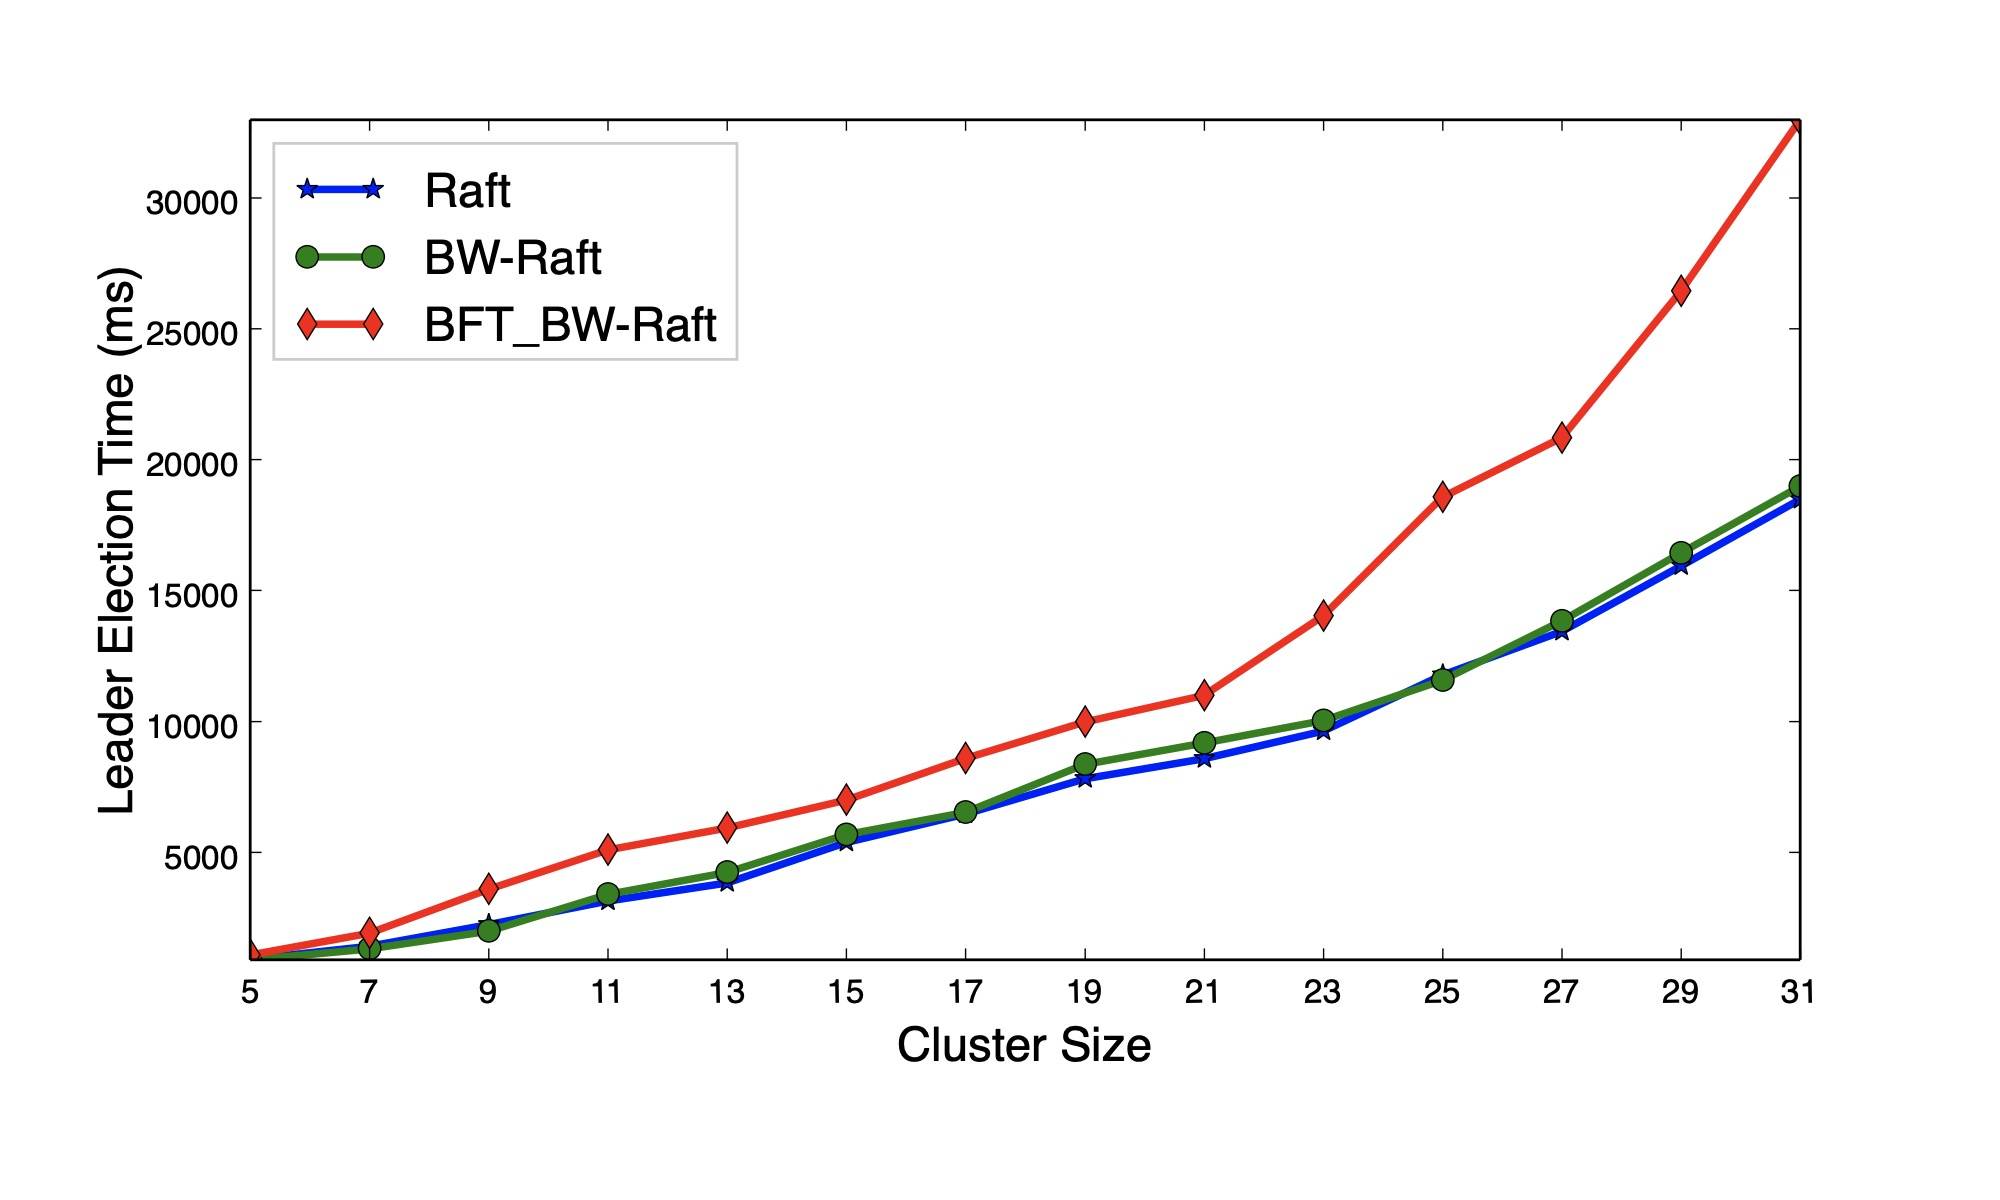

Python code for this plot:
# -*- coding: utf-8 -*-
import matplotlib.pyplot as plt

x =  [5, 7, 9, 11, 13, 15, 17, 19, 21, 23, 25, 27, 29, 31]
x_ticks = [str(v) for v in list(x)]
y_Raft =  [928, 1423, 2250, 3152, 3843,  5389, 6478, 7821, 8589, 9645, 11784, 13451, 15949, 18495]
y_BWRaft = [900, 1323, 2000, 3404, 4243,  5689, 6540, 8371, 9189, 10045, 11584, 13851, 16449, 18995]
y_BFT_BWRaft = [1090, 1923, 3600, 5104, 5943,  7009, 8600, 9991, 11009, 14045, 18584, 20851, 26449, 32995]

# plt.xlim(20, 260)  # 限定横轴的范围
# plt.ylim(350, 14000)  # 限定纵轴的范围

font1 = {'family': '',
'weight': 'normal',
'size': 17,
}

plt.figure(figsize=(10, 6), dpi=500)

plt.plot(x, y_Raft, marker='*', linewidth=2.7, ms=8, label='Raft',)
plt.plot(x, y_BWRaft, marker='o', linewidth=2.7, ms=8, label='BW-Raft')
plt.plot(x, y_BFT_BWRaft, marker='d', linewidth=2.7, ms=8, label='BFT_BW-Raft')

plt.legend(prop=font1, framealpha=0.2, loc='upper left')  # 让图例生效

plt.xticks(x, x_ticks, rotation=1)

plt.margins(0)
plt.subplots_adjust(bottom=0.2)
plt.xlabel("Cluster Size", font1)  # X轴标签
plt.ylabel("Leader Election Time (ms)", font1)  # Y轴标签
# plt.title("A simple plot") #标题
plt.savefig('./electTime.jpg')


